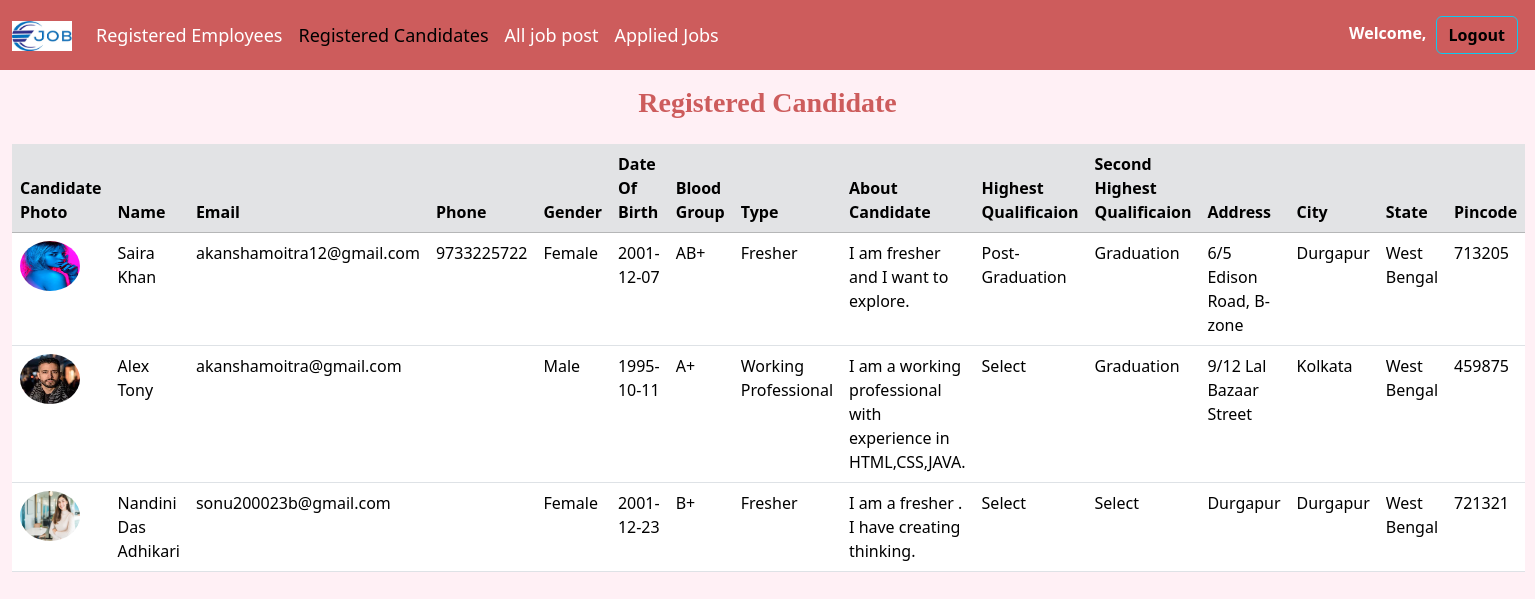
Page /reg_can.php on the committed database.
### tables this page shows
CREATE TABLE `candidate_details` (
  `Id` int(20) NOT NULL,
  `Can_id` int(20) NOT NULL,
  `Can_Name` varchar(100) NOT NULL,
  `Can_Email` varchar(255) NOT NULL,
  `Phone` varchar(10) NOT NULL,
  `City` varchar(50) NOT NULL,
  `Can_Gender` varchar(50) NOT NULL,
  `Type` varchar(50) NOT NULL,
  `Father_name` varchar(50) NOT NULL,
  `Mother_name` varchar(50) NOT NULL,
  `DOB` varchar(20) NOT NULL,
  `Blood_Group` varchar(10) NOT NULL,
  `Address` varchar(100) NOT NULL,
  `State` varchar(50) NOT NULL,
  `Pincode` varchar(10) NOT NULL,
  `About_Myself` varchar(600) NOT NULL,
  `Candidate_photo` varchar(300) NOT NULL
);

CREATE TABLE `candidate_education` (
  `Id` int(20) NOT NULL,
  `Candidate_id` int(11) NOT NULL,
  `Email` varchar(100) NOT NULL,
  `First_Education_type` varchar(100) NOT NULL,
  `First_Clg_name` varchar(100) NOT NULL,
  `First_year_of_passing` varchar(50) NOT NULL,
  `First_stream` varchar(50) NOT NULL,
  `First_percentage` varchar(20) NOT NULL,
  `First_CGPA` varchar(20) NOT NULL,
  `Second_Education_type` varchar(20) NOT NULL,
  `Second_Clg_name` varchar(100) NOT NULL,
  `Second_year_of_passing` varchar(20) NOT NULL,
  `Second_stream` varchar(50) NOT NULL,
  `Second_percentage` varchar(20) NOT NULL,
  `Second_CGPA` varchar(20) NOT NULL,
  `Third_Education_type` varchar(20) NOT NULL,
  `Third_Clg_name` varchar(100) NOT NULL,
  `Third_year_of_passing` varchar(20) NOT NULL,
  `Third_stream` varchar(50) NOT NULL,
  `Third_percentage` varchar(20) NOT NULL,
  `Thirde_CGPA` varchar(20) NOT NULL,
  `Four_Education_type` varchar(20) NOT NULL,
  `Four_Clg_name` varchar(100) NOT NULL,
  `Four_year_of_passing` varchar(20) NOT NULL,
  `Four_stream` varchar(50) NOT NULL,
  `Four_percentage` varchar(20) NOT NULL,
  `Four_CGPA` varchar(20) NOT NULL
);

### reg_can.php (the view, shortened to what this page needs)
<!DOCTYPE html>
    <html>
        <head>
            <link href="https://cdn.jsdelivr.net/npm/bootstrap@5.3.3/dist/css/bootstrap.min.css" rel="stylesheet"
>
<link rel="stylesheet" href="https://unpkg.com/bs-brain@2.0.3/components/logins/login-9/assets/css/login-9.css">
<link href="https://cdn.datatables.net/v/bs5/jq-3.7.0/dt-2.0.7/b-3.0.2/b-html5-3.0.2/datatables.min.css" rel="stylesheet">
</head>
<body style="background-color:#FFF0F5;">
<nav class="navbar navbar-expand-lg" style=" background-color:#CD5C5C;">
  <div class="container-fluid">
    <a class="navbar-brand">
    <img src="job.png" alt="Logo" width="60" height="30" class="d-inline-block align-text-top" />
    </a>
    <div class="collapse navbar-collapse" id="navbarText">
      <ul class="navbar-nav me-auto mb-2 mb-lg-0">
        <li class="nav-item">
          <a class="nav-link" href="dashboard.php">Registered Employees</a>
        </li>
        <li class="nav-item">
          <a class="nav-link active" href="reg_can.php">Registered Candidates</a>
        </li>
        <li class="nav-item">
          <a class="nav-link" href="all_job.php">All job post</a>
        </li>
        <li class="nav-item">
          <a class="nav-link" href="can_apply_job.php">Applied Jobs</a>
        </li>
</ul>
<span class="navbar-text">
         <p class="fw-bold" style="color:white;">Welcome, <?php echo $_SESSION['Admin_name'];?></p>
        <a type="button" class="btn btn-outline-info fw-bold" href="admin_logout.php">Logout</a>
        </span>
</div>
</div>
</nav>
<div class="container py-3">
<section class="content-header">
      <div class="container">
        <div class="row">
          <div class="col-md-12 text-center latest-job margin-bottom-20">
            <h3 class="fw-bold" style="font-family: Garamond, serif; color:IndianRed;">Registered Candidate</h3>
</div>
</section>
</div>
<div class="container-fluid">
<table class="table" id="datatable">
  <thead>
    <tr>
      <th scope="col" class="table-secondary">Candidate Photo</th>
      <th scope="col" class="table-secondary">Name</th>
      <th scope="col" class="table-secondary">Email</th>
      <th scope="col" class="table-secondary">Phone</th>
      <th scope="col" class="table-secondary">Gender</th>
      <th scope="col" class="table-secondary">Date Of Birth</th>
      <th scope="col" class="table-secondary">Blood Group</th>
      <th scope="col" class="table-secondary">Type</th>
      <th scope="col" class="table-secondary">About Candidate</th>
      <th scope="col" class="table-secondary">Highest Qualificaion</th>
      <th scope="col" class="table-secondary">Second Highest Qualificaion</th>
      <th scope="col" class="table-secondary">Address</th>
      <th scope="col" class="table-secondary">City</th>
      <th scope="col" class="table-secondary">State</th>
      <th scope="col" class="table-secondary">Pincode</th>
    </tr>
  </thead>
  <tbody>
  <?php
include 'connect.php';
$sql = "select can.*,can_d.*,can_qua.* from candidate_details can_d
inner join jobseeker_register can on can.Id = can_d.Can_id
inner join candidate_education can_qua on can_qua.Candidate_id = can_d.Can_id ";
$result = $conn->query($sql);
while ($total = $result->fetch_assoc()) {
    echo "<tr>
    <td><img src='Candidate_photo/".$total['Candidate_photo']."' alt='Candidate Photo' width='60' height='50' class='rounded-circle'></td>
    <td>".$total['Can_Name']."</td>
    <td>".$total['Can_Email']."</td>
    <td>".$total['Phone']."</td>
    <td>".$total['Can_Gender']."</td>
    <td>".$total['DOB']."</td>
    <td>".$total['Blood_Group']."</td>
    <td>".$total['Type']."</td>
    <td>".$total['About_Myself']."</td>
    <td>".$total['Four_Education_type']."</td>
    <td>".$total['Third_Education_type']."</td>
    <td>".$total['Address']."</td>
    <td>".$total['City']."</td>
    <td>".$total['State']."</td>
    <td>".$total['Pincode']."</td>
    </tr>";
}
?>
  </tbody>
</table>
</div>
</body>
</html>

### reg_can.php (style rules this page uses)
.nav-link { color:white; font-size:18px; }
.navbar-text p, .navbar-text a { display: inline; margin-right: 5px; }

### rows in the picture
candidate_details: Candidate_photo (picture), Can_Name "Saira Khan", Can_Email "akanshamoitra12@gmail.com", Phone "9733225722", Can_Gender "Female", DOB "2001-12-07", Blood_Group "AB+", Type "Fresher", About_Myself "I am fresher and I want to explore.", candidate_education.Four_Education_type "Post-Graduation", candidate_education.Third_Education_type "Graduation", Address "6/5 Edison Road, B-zone", City "Durgapur", State "West Bengal", Pincode "713205"
candidate_details: Candidate_photo (picture), Can_Name "Alex Tony", Can_Email "akanshamoitra@gmail.com", Can_Gender "Male", DOB "1995-10-11", Blood_Group "A+", Type "Working Professional", About_Myself "I am a working professional with experience in HTML,CSS,JAVA.", candidate_education.Four_Education_type "Select", candidate_education.Third_Education_type "Graduation", Address "9/12 Lal Bazaar Street", City "Kolkata", State "West Bengal", Pincode "459875"
candidate_details: Candidate_photo (picture), Can_Name "Nandini Das Adhikari", Can_Email "sonu200023b@gmail.com", Can_Gender "Female", DOB "2001-12-23", Blood_Group "B+", Type "Fresher", About_Myself "I am a fresher . I have creating thinking.", candidate_education.Four_Education_type "Select", candidate_education.Third_Education_type "Select", Address "Durgapur", City "Durgapur", State "West Bengal", Pincode "721321"
